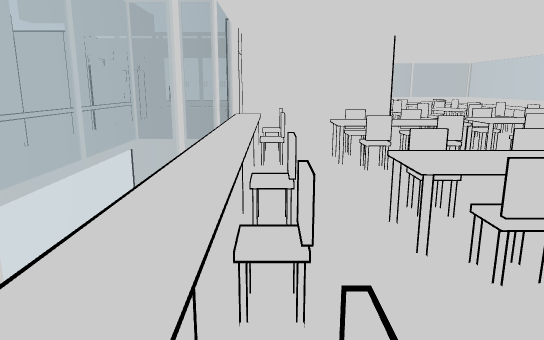
view 1 (above)

20 first-person views from a walk through a Godot game level. The camera is 1.4 m above the floor, tilts 12° down and sees 70° across. The floor is counted in squares, 0.5 m on a side. Each view is taken from the middle of a square. On the plan, view 1 faces up. The plan holds only what a view shows up to about 20 squares ahead; the rest is blank. The place goes on beyond the plan. Door leaves are left out where a doorway can be walked through.

view 2
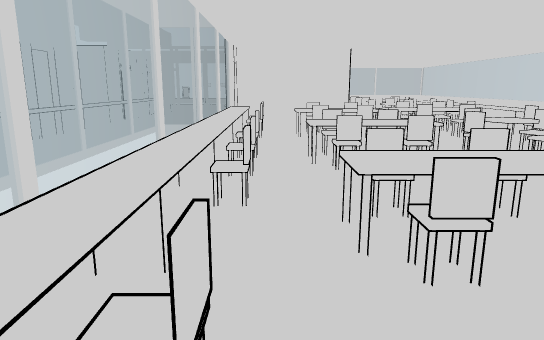

view 3
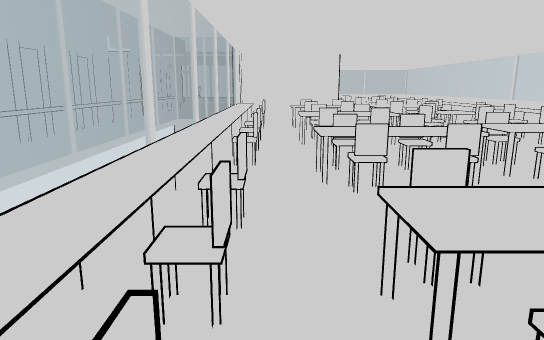

view 4
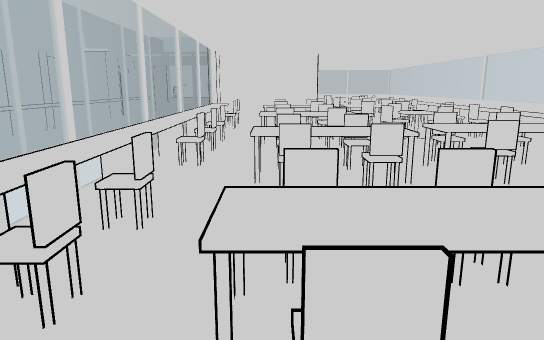

view 5
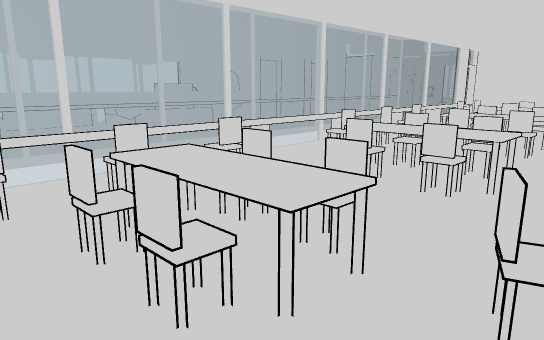

view 6
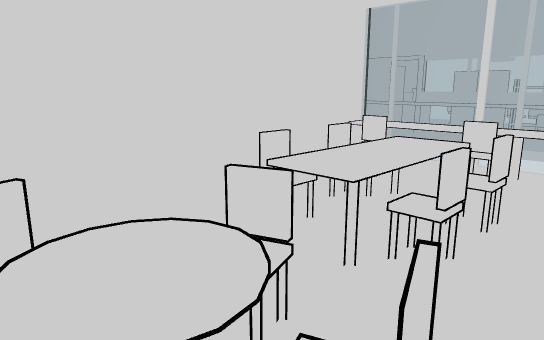

view 7
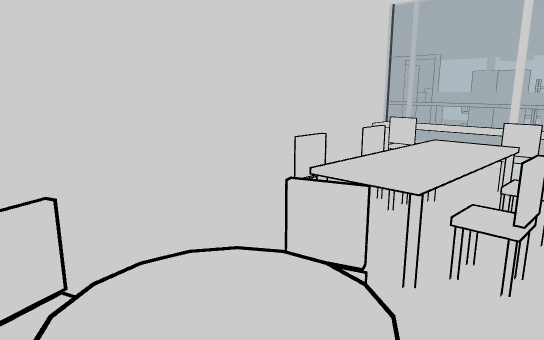

view 8
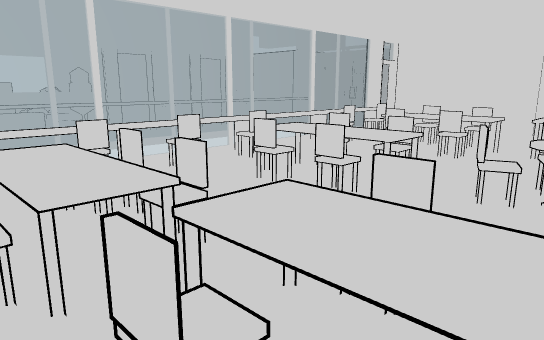

view 9
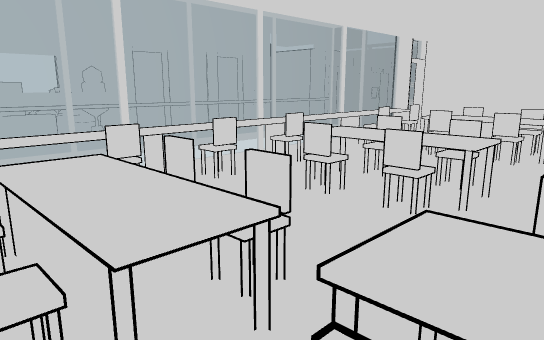

view 10
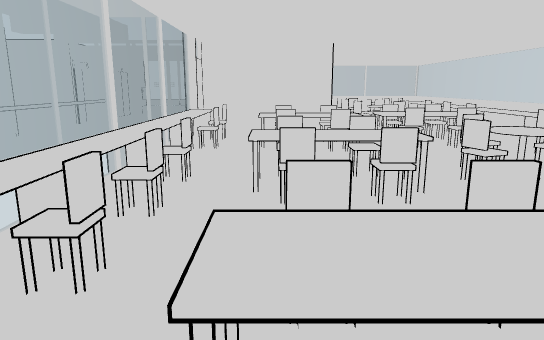

view 11
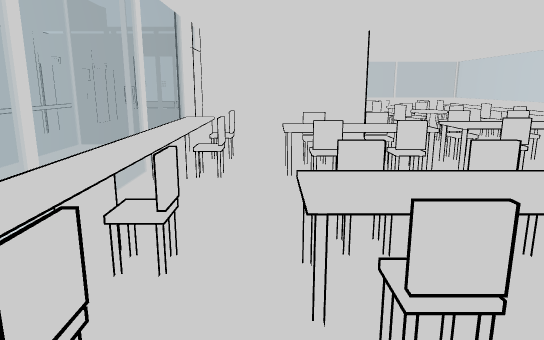

view 12
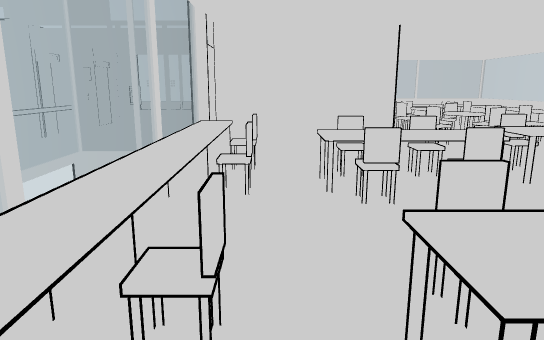

view 13
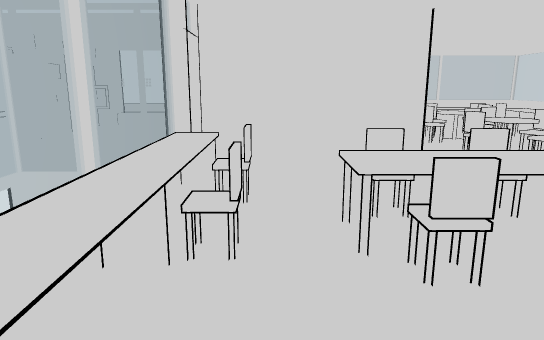

view 14
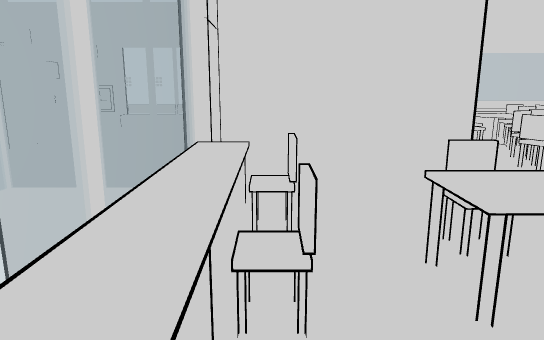

view 15
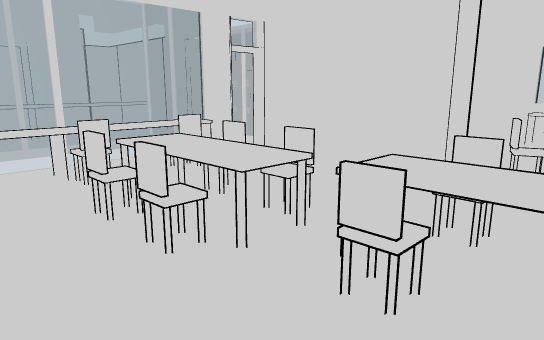

view 16
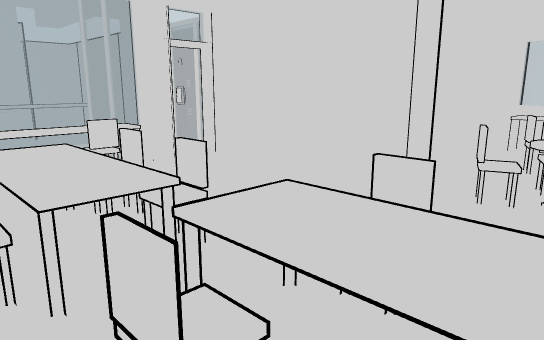

view 17
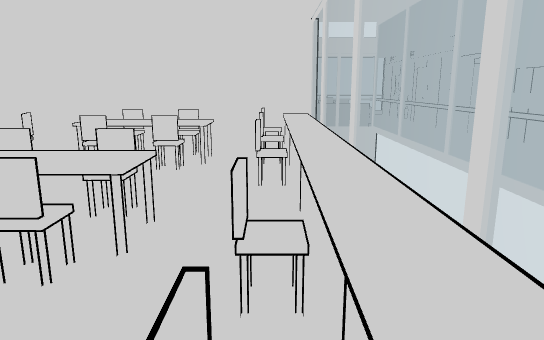

view 18
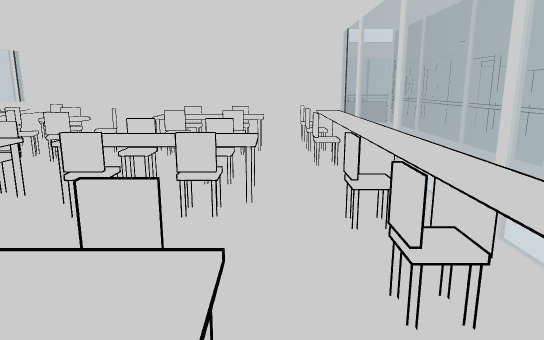

view 19
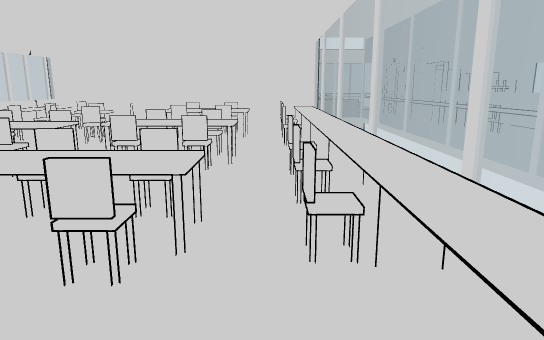

view 20
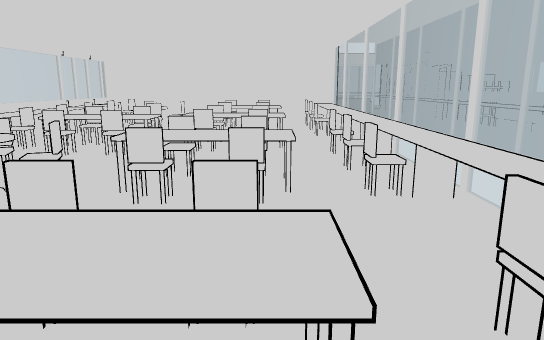

### Floor plan
Key: @ floor where view 1 was taken; # wall or solid block; x gap in a wall; . floor; D open door; = window, fence, low wall or low ledge; ^ raised ledge; T thing the floor can be seen under or through.
Columns run from 13 left of view 1 to 12 right of it. Each row starts with its distance up from view 1.
 30  #.  ....           #.. ==
 29  #.. .....          #.=^^=
 28  #........          #.==^
 27  #........          #...==
 26  #........          #..==#
 25  #........          #..===
 24  ###DDDTTT ##########.=^^=
 23   ........ D..........===
 22   ........ D............=x
 21   ........ D..............
 20  .....T TT T..............
 19  #....T    T=.............
 18  #....T    #^=........==.=
 17  #....T    #^=..==.=.=====
 16   ....T    #^..=======^^^^
 15   ....T    #^=.=^^^^^=====
 14   ....T    #^=.======.==.=
 13     ..T    #^...==.=......
 12   ....T    #^............
 11  #....T    #^.............
 10    ...T    #^..........==.
  9   ....T    #^...==.=...===
  8  D....T    #^=.======.=^^=
  7  #....T    #^=.=^^^^^.===
  6 ##....#    #^..======...=x
  5  #....#    #^=..==.=......
  4  #....#    #^=............
  3  =....#    #^.............
  2 #=....#    #^=........==.=
  1 ##....#    #^=..==.=.=====
  0    ...#    #^@.=======^^^^
 -1    ...#    #^..=^^^^^=====
 -2    ...#    #^..======.==.=
 -3   ....#    #^...==.=......
 -4   ....#    #^.............
 -5  #....#    #^=............
 -6  =....#    #^=.........==.
 -7  =....#    T^...==.=...=^=
 -8  =....#    T^=.======.==^=
 -9 ##....#    T^=.=^^^^^.=.==
-10  #....#    T^..======.  =
-11  #....#    T^=..==.=..
-12  #....#    #^=...........
-13  # ...#    #^.............
-14  #   .#    ###############

Positions as (right, up) in squares from view 1, and headings:
1: (0, 0), facing up
2: (1, -8), facing up
3: (1, -13), facing up
4: (3, -13), facing up
5: (10, -13), facing up-left
6: (12, -5), facing down-left
7: (12, -6), facing down-left
8: (12, -3), facing up-left
9: (10, -3), facing up-left
10: (3, -4), facing up
11: (2, 2), facing up
12: (1, 4), facing up
13: (1, 8), facing up
14: (0, 10), facing up
15: (12, 10), facing up-left
16: (12, 13), facing up-left
17: (0, 6), facing down
18: (2, 9), facing down
19: (1, 14), facing down
20: (3, 18), facing down
